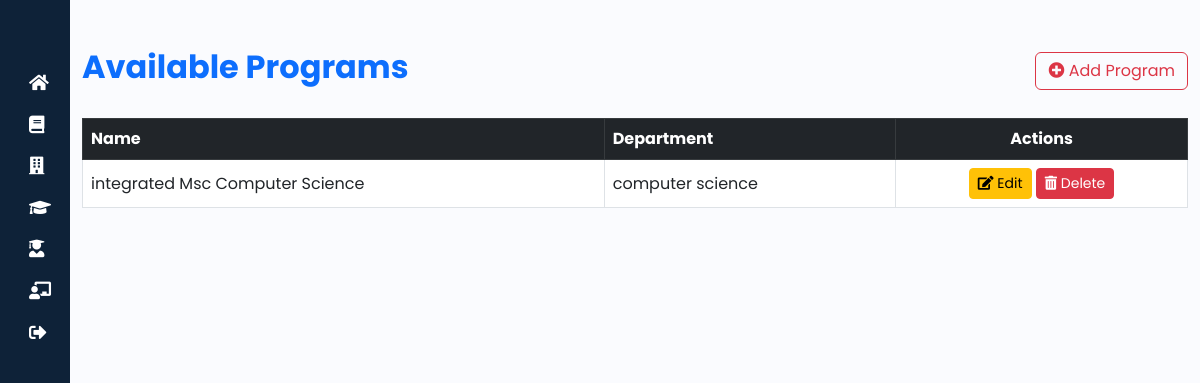
The page /program-list/ (signed in) on the database as committed earlier.
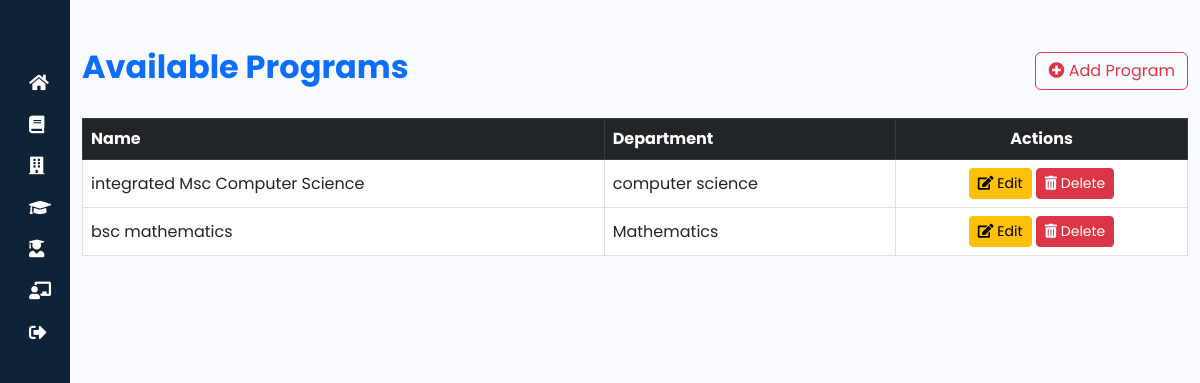
The same page on the database as committed later.
### rapid/models.py (models this page shows, shortened)
class Program(models.Model):
    program_id = models.AutoField(primary_key=True)
    program_name = models.CharField(max_length=100, unique=True)
    department_id = models.ForeignKey(Department, on_delete=models.CASCADE)

class Department(models.Model):
    department_id=models.AutoField(primary_key=True)
    department_name=models.CharField(max_length=100)

### rapid/views.py (the view)
# urls.py: path('program-list/', views.program_list, name='program_list'),
@login_required
@admin_required
def program_list(request):
    programs = Program.objects.all()  # Fetch all programs from the database
    return render(request, 'rapid/program_list.html', {'programs': programs})

### rapid/templates/rapid/program_list.html (shortened to what this page needs)
{% extends "base.html" %}
{% block content %}
<div class="container mt-5">
    <div class="d-flex justify-content-between align-items-center mb-4">
        <h2 class="fw-bold text-primary">Available Programs</h2>
        <div class="d-flex gap-2">
            <a href="/create-program/" class="btn btn-outline-danger">
                <i class="fas fa-plus-circle"></i> Add Program
            </a>
        </div>
    </div>
    <div class="table-responsive">
        <table class="table table-hover table-bordered align-middle">
            <thead class="table-dark">
                <tr>
                    <th>Name</th>
                    <th>Department</th>
                    <th class="text-center">Actions</th>
                </tr>
            </thead>
            <tbody id="programTable">
                {% for program in programs %}
                <tr data-department="{{ program.department_id.department_id }}">
                    <td>{{ program.program_name }}</td>
                    <td>{{ program.department_id.department_name }}</td>
                    <td class="text-center">
                        <a href="{% url 'edit_program' program.pk %}" class="btn btn-warning btn-sm">
                            <i class="fas fa-edit"></i> Edit
                        </a>
                        <a href="{% url 'delete_program' program.program_id %}"
                           onclick="return confirm('Are you sure you want to delete this program?');"
                           class="btn btn-danger btn-sm">
                            <i class="fas fa-trash-alt"></i> Delete
                        </a>
                    </td>
                </tr>
                {% empty %}
                <tr>
                    <td colspan="3" class="text-center text-muted">No programs available.</td>
                </tr>
                {% endfor %}
            </tbody>
        </table>
    </div>
</div>
{% endblock %}

Rows that differ between the two databases and show on the page:
added Program: program_name "bsc mathematics", department_id.department_name "Mathematics"
